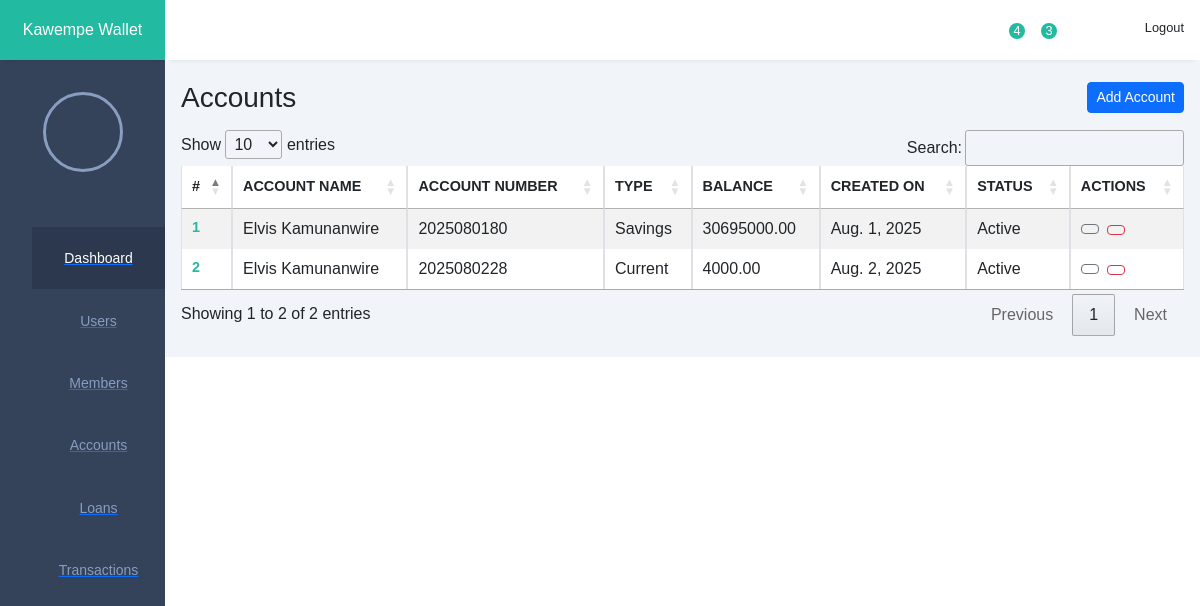
The page /accounts/ on the database as committed earlier.
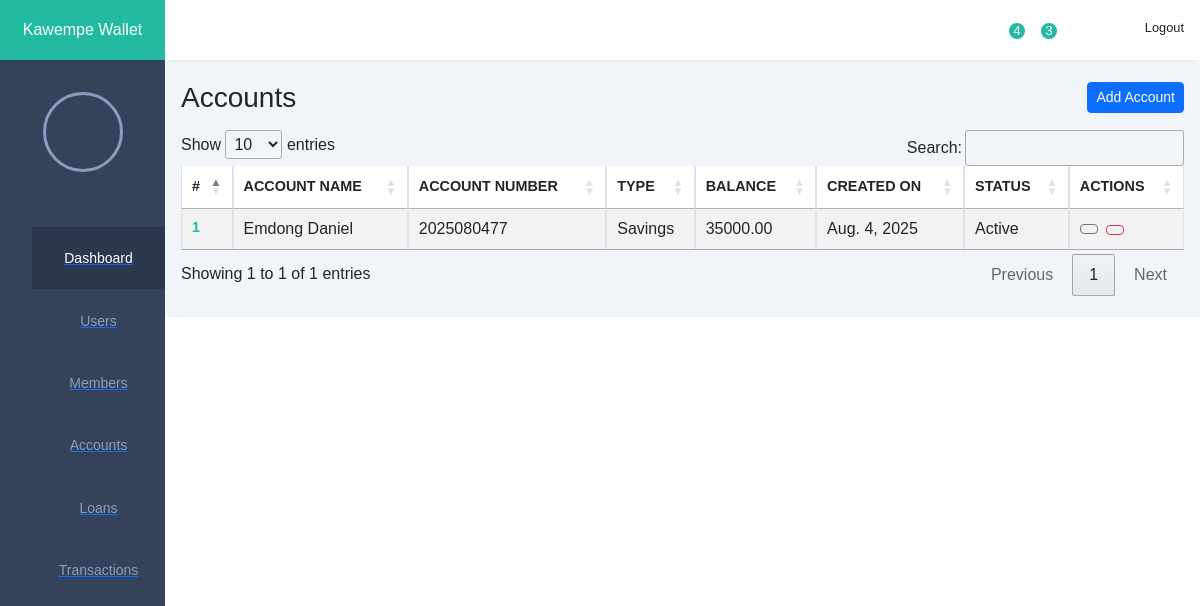
The same page on the database as committed later.
### customers/models.py (models this page shows, shortened)
class Account(models.Model):
    class AccountType(models.TextChoices):
        SAVINGS = 'Savings', _('Savings')
        CURRENT = 'Current', _('Current')
        FIXED = 'Fixed', _('Fixed')
        JOINT = 'Joint', _('Joint')
        CORPORATE = 'Corporate', _('Corporate')
    class AccountStatus(models.TextChoices):
        ACTIVE = 'Active', _('Active')
        CLOSED = 'Closed', _('Closed')
        DORMANT = 'Dormant', _('Dormant')
        SUSPENDED = 'Suspended', _('Suspended')
    customer = models.ForeignKey(Customer, on_delete=models.CASCADE)
    account_number = models.CharField(
        max_length=50, primary_key=True, editable=False, unique=True)
    account_type = models.CharField(
        max_length=50, choices=AccountType.choices, default=AccountType.SAVINGS)
    balance = models.DecimalField(
        max_digits=13, decimal_places=2, default=0.00)
    date_opened = models.DateField(auto_now_add=True)
    status = models.CharField(
        max_length=50, choices=AccountStatus.choices, default=AccountStatus.ACTIVE)

### customers/views.py (the view)
# urls.py: path('accounts/', AccountListView.as_view(), name='account_list'),
class AccountListView(ListView):
    model = Account
    template_name = 'bank/account_list.html'
    context_object_name = 'accounts'
    def get_queryset(self):
        return (
            super()
            .get_queryset()
            .select_related('customer')
            .annotate(
                account_name=Concat(
                    'customer__first_name',
                    Value(' '),
                    'customer__last_name',
                    output_field=CharField(),
                )
            )
        )

### templates/bank/account_list.html (shortened to what this page needs)
{% extends 'base.html' %}
{% block content %}
<div class="d-flex justify-content-between align-items-center mb-3">
  <h1 class="h3 m-0">Accounts</h1>
  <a href="{% url 'account_add' %}" class="btn btn-primary btn-sm">
    Add Account
  </a>
</div>
<table width="100%" id="customers-table" class="table table-striped table-hover table-bordered">
  <thead>
    <tr>
      <th>#</th>
      <th>ACCOUNT NAME</th>
      <th>ACCOUNT NUMBER</th>
      <th>TYPE</th>
      <th>BALANCE</th>
      <th>CREATED ON</th>
      <th>STATUS</th>
      <th>ACTIONS</th>
    </tr>
  </thead>
  <tbody>
    {% for account in accounts %}
    <tr>
      <td>{{ forloop.counter }}</td>
      <td>{{ account.account_name }}</td>
      <td>{{ account.account_number }}</td>
      <td>{{ account.account_type }}</td>
      <td>{{ account.balance }}</td>
      <td>{{ account.date_opened }}</td>
      <td>{{ account.status }}</td>
      <td>
        <div class="actions d-flex align-items-center gap-2">
          <a href="" class="btn btn-sm btn-outline-secondary" title="View">
          </a>
<form action="{% url 'account_delete' account.account_number %}" method="post" onsubmit="return confirm('Are you sure you want to delete this account?');" style="display:inline;">
  <button type="submit" class="btn btn-sm btn-outline-danger" title="Delete">
  </button>
</form>
        </div>
      </td>
    </tr>
    {% empty %}
    <tr>
      <td colspan="8" class="text-center">No accounts found.</td>
    </tr>
    {% endfor %}
  </tbody>
</table>
{% endblock %}

Rows that differ between the two databases and show on the page:
removed Account: account_name "Elvis Kamunanwire", account_number "2025080180", account_type "Savings", balance "30695000.00", date_opened "Aug. 1, 2025", status "Active"
removed Account: account_name "Elvis Kamunanwire", account_number "2025080228", account_type "Current", balance "4000.00", date_opened "Aug. 2, 2025", status "Active"
added Account: account_name "Emdong Daniel", account_number "2025080477", account_type "Savings", balance "35000.00", date_opened "Aug. 4, 2025", status "Active"
Other text that changed with them:
text written by a page script: "Show entries Search: Showing 1 to 2 of 2 entries Previous 1 Next" → "Show entries Search: Showing 1 to 1 of 1 entries Previous 1 Next"
